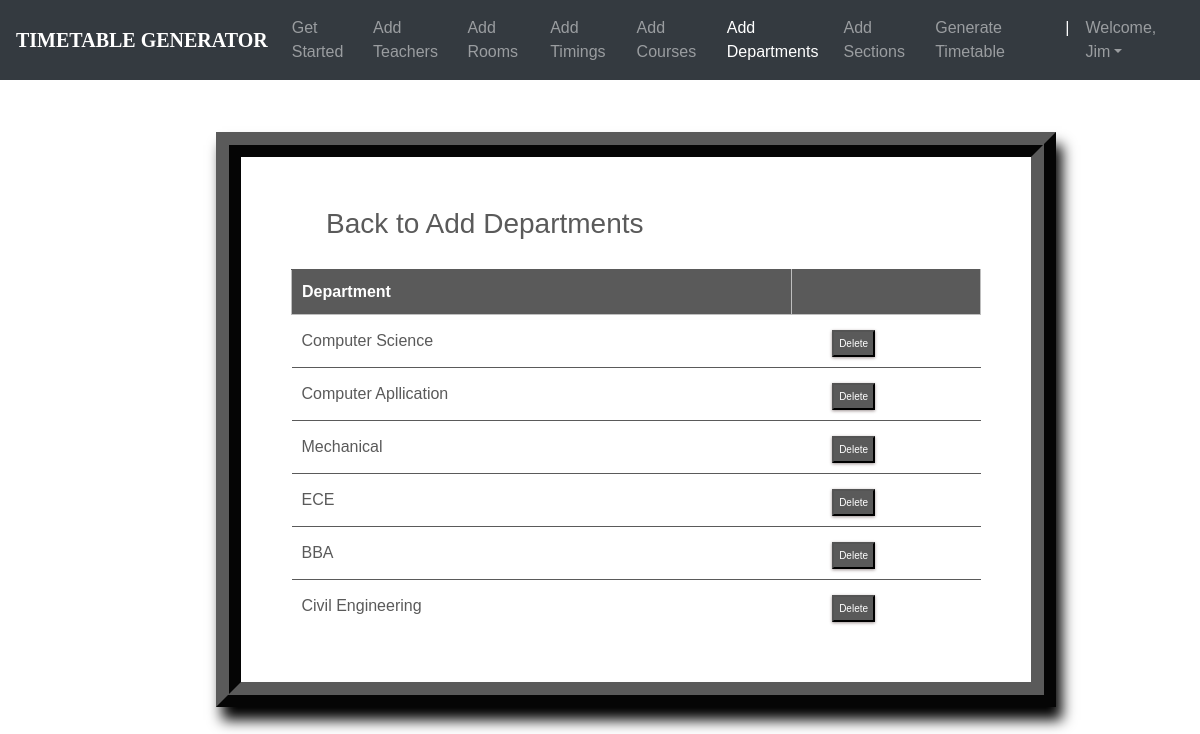
The app's page /departments_list/ (signed in) with its own data.
### ttgen/models.py (models this page shows, shortened)
class Department(models.Model):
    dept_name = models.CharField(max_length=50)
    courses = models.ManyToManyField(Course)

### ttgen/views.py (the view)
# urls.py: path('departments_list/', views.department_list, name='editdepartment'),
@login_required
def department_list(request):
    context = {
        'departments': Department.objects.all()
    }
    return render(request, 'deptlist.html', context)

### templates/deptlist.html (shortened to what this page needs)
<!DOCTYPE html>
<html lang="en">
<head>
	<link rel="stylesheet" href="https://maxcdn.bootstrapcdn.com/bootstrap/4.0.0/css/bootstrap.min.css">
    <link rel="stylesheet" type="text/css" href="static/css/index.css">
</head>
<body>
        <header>
			<nav class="navbar navbar-expand-md navbar-dark fixed-top bg-dark">
                <a class="navbar-brand" href="#"><b>TIMETABLE GENERATOR</b></a>
                <div class="collapse navbar-collapse" id="navbarCollapse">
                    <ul class="navbar-nav ml-auto">
                    <li class="nav-item">
                        <a class="nav-link" href="{% url 'admindash' %}">Get Started</a>
                    </li>
                    <li class="nav-item">
                        <a class="nav-link" href="{% url 'addInstructors' %}">Add Teachers</a>
                    </li>
                    <li class="nav-item">
                        <a class="nav-link" href="{% url 'addRooms' %}">Add Rooms</a>
                    </li>
                    <li class="nav-item">
		                <a class="nav-link" href="{% url 'addTimings' %}">Add Timings</a>
		            </li>
                    <li class="nav-item">
                        <a class="nav-link" href="{% url 'addCourses' %}">Add Courses</a>
                    </li>
                    <li class="nav-item active">
			            <a class="nav-link" href="{% url 'addDepts' %}">Add Departments</a>
		            </li>
                    <li class="nav-item">
			            <a class="nav-link" href="{% url 'addSections' %}">Add Sections</a>
		            </li>
                    <li class="nav-item">
			            <a class="nav-link" href="{% url 'generate' %}">Generate Timetable</a>
		            </li>
                    <li class="nav-item active">
			            <a class="nav-link">|</a>
		            </li>
                    <li class="nav-item dropdown">
		                <a class="nav-link dropdown-toggle" href="#" id="dropdown03" data-toggle="dropdown" aria-haspopup="true" aria-expanded="false">Welcome, {{ user.first_name }}</a>
		            </li>
                    </ul>
                </div>
            </nav>
        </header>
        {% block content %}
        {% load static %}
        <br><br>
<fieldset class="fieldset">
    <a href="{% url 'addDepts'%}"><h1 class="tablink" onclick="openPage('new')" id="defaultOpen">Back to Add Departments</h1></a>
    <div class="tabcontent" id="edit">
        <table class="table1">
            <thead>
            <tr class="table-headers">
            <th>Department</th>
            <th  class="empty"></th>
            </tr>
            </thead>
            <tbody>
            {% for dept in departments %}
            <tr>
             <td>{{dept.dept_name}}</td>
             <td class="empty">
                <form action="{% url 'deletedepartment' dept.id %}" method="post">
                        <input type="submit" value="Delete" class="cross">
                </form>
             </td>
             </tr>
            {% endfor %}
            </tbody>
        </table>
    </div>
</fieldset>
{% endblock %}

### static/css/index.css (style rules this page uses)
body { padding-top: 3rem; padding-bottom: 3rem; color: #5a5a5a; font-family: 'Poppins', sans-serif; overflow-x: hidden; }
nav { font-family: sans-serif; }
.navbar-brand { font-size: 20px; font-family: Georgia, 'Times New Roman', Times, serif; }

### templates/deptlist.html (style rules this page uses)
nav { font-family: sans-serif; }
.navbar-brand { font-size: 20px; font-family: Georgia, 'Times New Roman', Times, serif; }
* { margin: 0; padding: 0; box-sizing: border-box; }
html { scroll-behavior: smooth; }
a { text-decoration:none; }
form { margin-top: 3%; margin-left: 18%; margin-right: 12%; }
fieldset h1 { color: #5a5a5a; padding-bottom: 20px; margin-left: 35px; display: inline-block; cursor: pointer; font-size: 28px; }
fieldset input { padding:8px; color: #938c8c }
.table2 td, th { border: 1px solid rgb(190,190,190); padding: 10px 20px; }
.table1 { width: 100%; border-collapse: collapse; text-align: left; overflow: hidden; }
.table1 td, th { border-top: 1px solid #5a5a5a; padding: 10px; }
.table1 th { background-color: #5a5a5a; color: #fff; }
.cross { font-size:10px; box-shadow: 0px 1px 3px 0px #9e9292; padding: 4px 5px; color: #fff; background-color: #5a5a5a; cursor: pointer; }
.fieldset { margin-top: 3%; margin-left: 18%; margin-right: 12%; padding: 50px; border-width: 25px; border-style: ridge; border-color: #5a5a5a; box-shadow: 6px 13px 13px 0px black; background-color: #fff; }

### records on screen
Department: dept_name "Computer Science"
Department: dept_name "Computer Apllication"
Department: dept_name "Mechanical"
Department: dept_name "ECE"
Department: dept_name "BBA"
Department: dept_name "Civil Engineering"

### other values on screen
{{ user.first_name }} "Jim"
